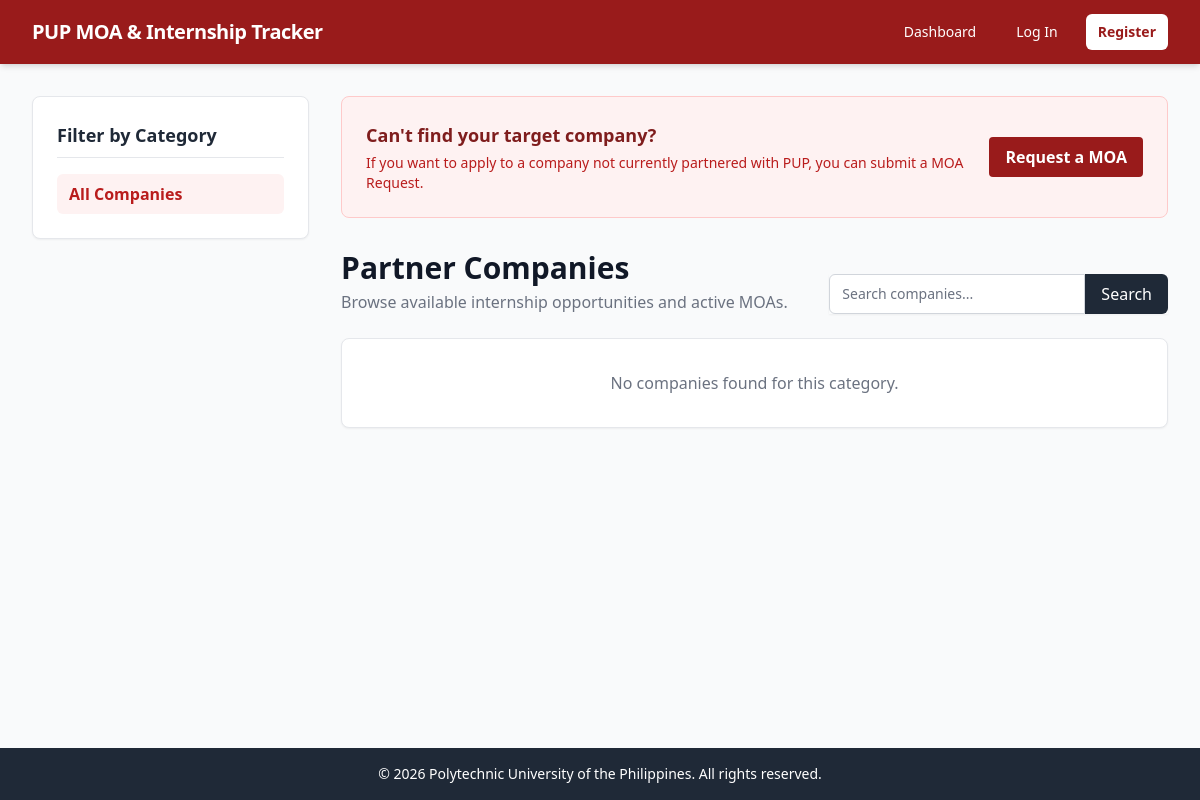
/, run on an earlier commit of the app's database.
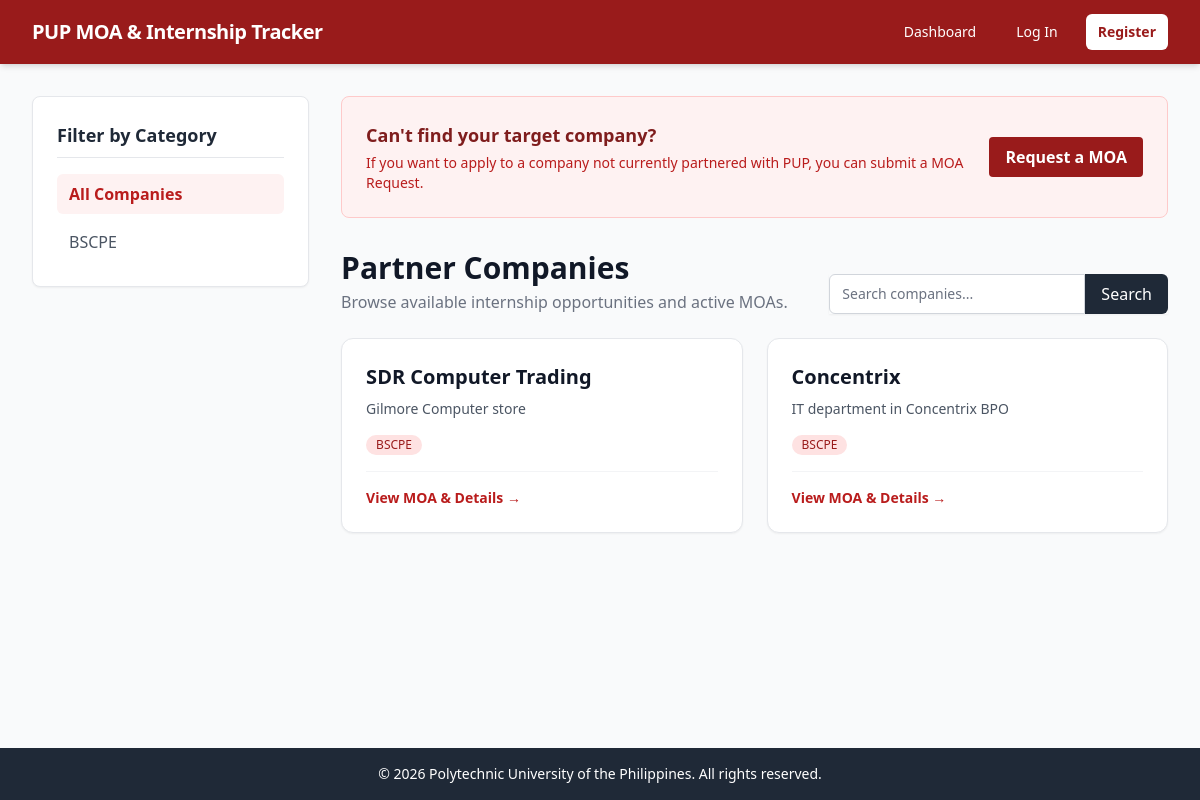
And on a later commit of the database.
### companies/models.py (models this page shows, shortened)
class Tag(models.Model):
    name = models.CharField(max_length=50, unique=True)

class Company(models.Model):
    name = models.CharField(max_length=255)
    description = models.TextField()
    contact_email = models.EmailField(blank=True, null=True)
    website = models.URLField(blank=True, null=True)
    tags = models.ManyToManyField(Tag, related_name='companies')
    is_active = models.BooleanField(default=True)
    class Meta:
        verbose_name_plural = "Companies"

### companies/views.py (the view)
# urls.py: path('', views.dashboard, name='dashboard'),
def dashboard(request):
    tags = Tag.objects.all()
    selected_tag = request.GET.get('tag')
    search_query = request.GET.get('q', '')
    companies = Company.objects.filter(is_active=True)
    if selected_tag:
        companies = companies.filter(tags__name=selected_tag)
    if search_query:
        companies = companies.filter(name__icontains=search_query)
    companies = companies.distinct()
    context = {
        'companies': companies,
        'tags': tags,
        'selected_tag': selected_tag,
        'search_query': search_query,
    }
    return render(request, 'companies/dashboard.html', context)

### companies/templates/companies/dashboard.html (shortened to what this page needs)
{% extends 'base.html' %}
{% block content %}
<div class="flex flex-col md:flex-row gap-8">
    <aside class="w-full md:w-1/4 bg-white p-6 rounded-lg shadow-sm border border-gray-200 h-fit">
        <h2 class="text-lg font-bold mb-4 border-b pb-2">Filter by Category</h2>
        <div class="flex flex-col space-y-2">
            <a href="?" class="text-gray-600 hover:text-red-700 hover:bg-red-50 px-3 py-2 rounded-md transition-colors {% if not selected_tag %}font-bold text-red-700 bg-red-50{% endif %}">
                All Companies
            </a>
            {% for tag in tags %}
                <a href="?tag={{ tag.name }}" class="text-gray-600 hover:text-red-700 hover:bg-red-50 px-3 py-2 rounded-md transition-colors {% if selected_tag == tag.name %}font-bold text-red-700 bg-red-50{% endif %}">
                    {{ tag.name }}
                </a>
            {% endfor %}
        </div>
    </aside>
    <section class="w-full md:w-3/4">
        <div class="bg-red-50 border border-red-200 rounded-lg p-6 mb-8 flex flex-col md:flex-row items-center justify-between">
            <div class="mb-4 md:mb-0">
                <h3 class="text-lg font-bold text-red-900">Can't find your target company?</h3>
                <p class="text-sm text-red-700 mt-1">If you want to apply to a company not currently partnered with PUP, you can submit a MOA Request.</p>
            </div>
            <a href="{% url 'moas:request_moa' %}" class="shrink-0 bg-red-800 text-white font-bold py-2 px-4 rounded hover:bg-red-700 transition-colors">
                Request a MOA
            </a>
        </div>
        <div class="mb-6 flex flex-col md:flex-row md:items-end justify-between gap-4">
            <div>
                <h1 class="text-3xl font-extrabold text-gray-900">Partner Companies</h1>
                <p class="text-gray-500 mt-1">Browse available internship opportunities and active MOAs.</p>
            </div>
            <form method="GET" action="{% url 'companies:dashboard' %}" class="flex w-full md:w-auto shadow-sm">
                <input type="text" name="q" placeholder="Search companies..." value="{{ search_query|default:'' }}"
                       class="w-full md:w-64 rounded-l-md border-gray-300 focus:border-red-500 focus:ring-red-500 sm:text-sm">
                <button type="submit" class="bg-gray-800 text-white px-4 py-2 rounded-r-md hover:bg-gray-700 transition-colors font-medium">
                    Search
                </button>
            </form>
        </div>
        {% if companies %}
            <div class="grid grid-cols-1 md:grid-cols-2 gap-6">
                {% for company in companies %}
                    <div class="bg-white rounded-xl shadow-sm border border-gray-200 overflow-hidden hover:shadow-md transition-shadow">
                        <div class="p-6">
                            <h3 class="text-xl font-bold text-gray-900 mb-2">{{ company.name }}</h3>
                            <p class="text-gray-600 text-sm mb-4 line-clamp-3">{{ company.description }}</p>
                            <div class="flex flex-wrap gap-2 mb-4">
                                {% for tag in company.tags.all %}
                                    <span class="inline-flex items-center px-2.5 py-0.5 rounded-full text-xs font-medium bg-red-100 text-red-800">
                                        {{ tag.name }}
                                    </span>
                                {% endfor %}
                            </div>
                            <div class="mt-4 pt-4 border-t border-gray-100 flex justify-between items-center">
                                <a href="{% url 'companies:company_detail' company.id %}" class="text-red-700 hover:text-red-900 font-semibold text-sm">View MOA & Details &rarr;</a>
                            </div>
                        </div>
                    </div>
                {% endfor %}
            </div>
        {% else %}
            <div class="bg-white p-8 rounded-lg shadow-sm border border-gray-200 text-center">
                <p class="text-gray-500">No companies found for this category.</p>
            </div>
        {% endif %}
    </section>
</div>
{% endblock %}

### templates/base.html (shortened to what this page needs)
<!DOCTYPE html>
<html lang="en">
<head>
    <script src="https://cdn.tailwindcss.com?plugins=forms"></script>
</head>
<body class="bg-gray-50 text-gray-800 font-sans min-h-screen flex flex-col">
    <nav class="bg-red-800 text-white shadow-md">
        <div class="max-w-7xl mx-auto px-4 sm:px-6 lg:px-8">
            <div class="flex justify-between h-16 items-center">
                <div class="flex-shrink-0">
                    <a href="/" class="font-bold text-xl tracking-tight">PUP MOA & Internship Tracker</a>
                </div>
                <div class="hidden md:flex space-x-4 items-center">
                    <a href="/" class="hover:bg-red-700 px-3 py-2 rounded-md text-sm font-medium">Dashboard</a>
                    {% if user.is_authenticated %}
                        <a href="{% url 'applications:my_applications' %}" class="hover:bg-red-700 px-3 py-2 rounded-md text-sm font-medium">My Applications</a>
                        <a href="{% url 'moas:my_moa_requests' %}" class="hover:bg-red-700 px-3 py-2 rounded-md text-sm font-medium">My MOA Requests</a>
                        {% if user.is_staff or user.is_superuser %}
                            <a href="{% url 'university_admin:dashboard' %}" class="bg-yellow-500 text-red-900 border border-transparent hover:bg-yellow-400 px-3 py-2 rounded-md text-sm font-bold ml-2 shadow-sm transition-colors">Admin Portal</a>
                        {% endif %}
                        <span class="text-sm font-medium ml-4 text-red-200">Hello, {{ user.username }}</span>
                        <form action="{% url 'accounts:logout' %}" method="post" class="inline">
                            {% csrf_token %}
                            <button type="submit" class="hover:bg-red-700 px-3 py-2 rounded-md text-sm font-medium">Logout</button>
                        </form>
                    {% else %}
                        <a href="{% url 'accounts:login' %}" class="hover:bg-red-700 px-3 py-2 rounded-md text-sm font-medium">Log In</a>
                        <a href="{% url 'accounts:register' %}" class="bg-white text-red-800 hover:bg-gray-100 px-3 py-2 rounded-md text-sm font-bold">Register</a>
                    {% endif %}
                </div>
            </div>
        </div>
    </nav>
    <main class="flex-grow max-w-7xl mx-auto px-4 sm:px-6 lg:px-8 py-8 w-full">
        {% block content %}
        {% endblock content %}
    </main>
    <footer class="bg-gray-800 text-white text-center py-4 mt-auto">
        <p class="text-sm">&copy; 2026 Polytechnic University of the Philippines. All rights reserved.</p>
    </footer>
</body>
</html>

What changed in the data, as far as the page shows it:
added Tag: name "BSCPE"
added Company: name "SDR Computer Trading", description "Gilmore Computer store"
added Company: name "Concentrix", description "IT department in Concentrix BPO"
Also different on the page:
text no longer shown: "No companies found for this category."
